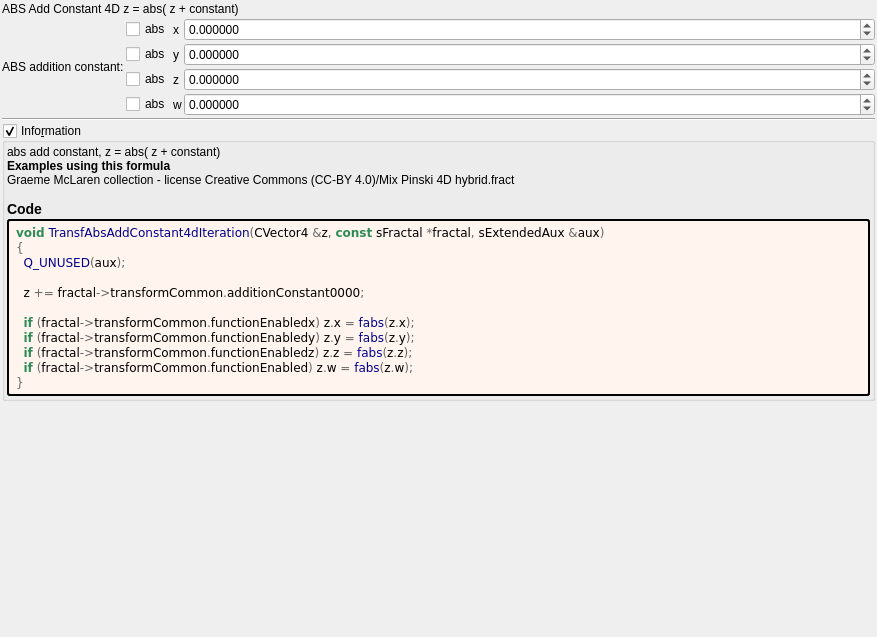
<?xml version="1.0" encoding="UTF-8"?>
<ui version="4.0">
 <class>transf_abs_add_constant4d</class>
 <widget class="QWidget" name="Form">
  <property name="geometry">
   <rect>
    <x>0</x>
    <y>0</y>
    <width>877</width>
    <height>637</height>
   </rect>
  </property>
  <property name="windowTitle">
   <string notr="true">transf_abs_add_constant4d</string>
  </property>
  <layout class="QVBoxLayout" name="verticalLayout">
   <property name="spacing">
    <number>2</number>
   </property>
   <property name="leftMargin">
    <number>2</number>
   </property>
   <property name="topMargin">
    <number>2</number>
   </property>
   <property name="rightMargin">
    <number>2</number>
   </property>
   <property name="bottomMargin">
    <number>2</number>
   </property>
   <item>
    <widget class="QLabel" name="label_27">
     <property name="text">
      <string>ABS Add Constant 4D z = abs( z + constant)</string>
     </property>
    </widget>
   </item>
   <item>
    <layout class="QGridLayout" name="gridLayout_4" columnstretch="0,0,0,1">
     <property name="spacing">
      <number>2</number>
     </property>
     <item row="2" column="3">
      <widget class="MyDoubleSpinBox" name="spinbox4_transf_addition_constant_0000_z">
       <property name="enabled">
        <bool>true</bool>
       </property>
       <property name="sizePolicy">
        <sizepolicy hsizetype="Minimum" vsizetype="Maximum">
         <horstretch>0</horstretch>
         <verstretch>0</verstretch>
        </sizepolicy>
       </property>
       <property name="decimals">
        <number>6</number>
       </property>
       <property name="minimum">
        <double>-99.989999999999995</double>
       </property>
       <property name="maximum">
        <double>99.989999999999995</double>
       </property>
       <property name="singleStep">
        <double>0.100000000000000</double>
       </property>
      </widget>
     </item>
     <item row="2" column="1">
      <widget class="QCheckBox" name="checkBox_transf_function_enabledz">
       <property name="text">
        <string notr="true">abs</string>
       </property>
      </widget>
     </item>
     <item row="3" column="3">
      <widget class="MyDoubleSpinBox" name="spinbox4_transf_addition_constant_0000_w">
       <property name="enabled">
        <bool>true</bool>
       </property>
       <property name="sizePolicy">
        <sizepolicy hsizetype="Minimum" vsizetype="Maximum">
         <horstretch>0</horstretch>
         <verstretch>0</verstretch>
        </sizepolicy>
       </property>
       <property name="decimals">
        <number>6</number>
       </property>
       <property name="minimum">
        <double>-99.989999999999995</double>
       </property>
       <property name="maximum">
        <double>99.989999999999995</double>
       </property>
       <property name="singleStep">
        <double>0.100000000000000</double>
       </property>
      </widget>
     </item>
     <item row="2" column="2">
      <widget class="QLabel" name="label_24">
       <property name="text">
        <string notr="true">z</string>
       </property>
      </widget>
     </item>
     <item row="1" column="2">
      <widget class="QLabel" name="label_25">
       <property name="text">
        <string notr="true">y</string>
       </property>
      </widget>
     </item>
     <item row="3" column="2">
      <widget class="QLabel" name="label_26">
       <property name="text">
        <string notr="true">w</string>
       </property>
      </widget>
     </item>
     <item row="1" column="3">
      <widget class="MyDoubleSpinBox" name="spinbox4_transf_addition_constant_0000_y">
       <property name="enabled">
        <bool>true</bool>
       </property>
       <property name="sizePolicy">
        <sizepolicy hsizetype="Minimum" vsizetype="Maximum">
         <horstretch>0</horstretch>
         <verstretch>0</verstretch>
        </sizepolicy>
       </property>
       <property name="decimals">
        <number>6</number>
       </property>
       <property name="minimum">
        <double>-99.989999999999995</double>
       </property>
       <property name="maximum">
        <double>99.989999999999995</double>
       </property>
       <property name="singleStep">
        <double>0.100000000000000</double>
       </property>
      </widget>
     </item>
     <item row="0" column="1">
      <widget class="QCheckBox" name="checkBox_transf_function_enabledx">
       <property name="text">
        <string notr="true">abs</string>
       </property>
      </widget>
     </item>
     <item row="0" column="2">
      <widget class="QLabel" name="label_22">
       <property name="text">
        <string notr="true">x</string>
       </property>
      </widget>
     </item>
     <item row="1" column="1">
      <widget class="QCheckBox" name="checkBox_transf_function_enabledy">
       <property name="text">
        <string notr="true">abs</string>
       </property>
      </widget>
     </item>
     <item row="3" column="1">
      <widget class="QCheckBox" name="checkBox_transf_function_enabled">
       <property name="text">
        <string notr="true">abs</string>
       </property>
      </widget>
     </item>
     <item row="0" column="3">
      <widget class="MyDoubleSpinBox" name="spinbox4_transf_addition_constant_0000_x">
       <property name="enabled">
        <bool>true</bool>
       </property>
       <property name="sizePolicy">
        <sizepolicy hsizetype="Minimum" vsizetype="Maximum">
         <horstretch>0</horstretch>
         <verstretch>0</verstretch>
        </sizepolicy>
       </property>
       <property name="prefix">
        <string/>
       </property>
       <property name="decimals">
        <number>6</number>
       </property>
       <property name="minimum">
        <double>-99.989999999999995</double>
       </property>
       <property name="singleStep">
        <double>0.100000000000000</double>
       </property>
      </widget>
     </item>
     <item row="0" column="0" rowspan="4">
      <widget class="QLabel" name="label_23">
       <property name="text">
        <string>ABS addition constant:</string>
       </property>
       <property name="wordWrap">
        <bool>true</bool>
       </property>
      </widget>
     </item>
    </layout>
   </item>
   <item>
    <widget class="Line" name="line_6">
     <property name="orientation">
      <enum>Qt::Horizontal</enum>
     </property>
    </widget>
   </item>
   <item>
    <widget class="MyGroupBox" name="groupCheck_info">
     <property name="title">
      <string>Info&amp;rmation</string>
     </property>
     <property name="flat">
      <bool>false</bool>
     </property>
     <property name="checkable">
      <bool>true</bool>
     </property>
     <layout class="QVBoxLayout" name="verticalLayout_2">
      <property name="spacing">
       <number>2</number>
      </property>
      <property name="leftMargin">
       <number>2</number>
      </property>
      <property name="topMargin">
       <number>2</number>
      </property>
      <property name="rightMargin">
       <number>2</number>
      </property>
      <property name="bottomMargin">
       <number>2</number>
      </property>
      <item>
       <widget class="QLabel" name="label_information_general">
        <property name="text">
         <string notr="true">&lt;p&gt;abs add  constant,  z = abs( z + constant)&lt;/p&gt;&lt;table&gt;
&lt;/table&gt;
&lt;br&gt;&lt;b&gt;Examples using this formula&lt;/b&gt;&lt;br&gt;Graeme McLaren  collection - license Creative Commons  (CC-BY 4.0)/Mix Pinski 4D hybrid.fract&lt;h3&gt;Code&lt;/h3&gt;</string>
        </property>
        <property name="wordWrap">
         <bool>true</bool>
        </property>
        <property name="openExternalLinks">
         <bool>true</bool>
        </property>
        <property name="textInteractionFlags">
         <set>Qt::LinksAccessibleByMouse|Qt::TextSelectableByMouse</set>
        </property>
       </widget>
      </item>
      <item>
       <widget class="QLabel" name="label_code_content">
        <property name="styleSheet">
         <string notr="true">border-style: outset; border-width: 2px; border-radius: 3px; border-color: black; background-color: #fff5ee; padding: 4px;</string>
        </property>
        <property name="text">
         <string notr="true">&lt;body style=&quot;background-color:#fff5ee&quot;&gt;
&lt;pre style=&quot;color:#000000; background-color:#fff5ee;  font-family:'Courier New',monospace;&quot;&gt;&lt;span style=&quot;color:#2e8b57; font-weight:bold&quot;&gt;void&lt;/span&gt; &lt;span style=&quot;color:#00008f&quot;&gt;TransfAbsAddConstant4dIteration&lt;/span&gt;&lt;span style=&quot;color:#676767&quot;&gt;(&lt;/span&gt;CVector4 &lt;span style=&quot;color:#676767&quot;&gt;&amp;amp;&lt;/span&gt;z&lt;span style=&quot;color:#676767&quot;&gt;,&lt;/span&gt; &lt;span style=&quot;color:#2e8b57; font-weight:bold&quot;&gt;const&lt;/span&gt; sFractal &lt;span style=&quot;color:#676767&quot;&gt;*&lt;/span&gt;fractal&lt;span style=&quot;color:#676767&quot;&gt;,&lt;/span&gt; sExtendedAux &lt;span style=&quot;color:#676767&quot;&gt;&amp;amp;&lt;/span&gt;aux&lt;span style=&quot;color:#676767&quot;&gt;)&lt;/span&gt;
&lt;span style=&quot;color:#676767&quot;&gt;{&lt;/span&gt;
  &lt;span style=&quot;color:#00008f&quot;&gt;Q_UNUSED&lt;/span&gt;&lt;span style=&quot;color:#676767&quot;&gt;(&lt;/span&gt;aux&lt;span style=&quot;color:#676767&quot;&gt;);&lt;/span&gt;

  z &lt;span style=&quot;color:#676767&quot;&gt;+=&lt;/span&gt; fractal&lt;span style=&quot;color:#676767&quot;&gt;-&amp;gt;&lt;/span&gt;transformCommon&lt;span style=&quot;color:#676767&quot;&gt;.&lt;/span&gt;additionConstant0000&lt;span style=&quot;color:#676767&quot;&gt;;&lt;/span&gt;

  &lt;span style=&quot;color:#2e8b57; font-weight:bold&quot;&gt;if&lt;/span&gt; &lt;span style=&quot;color:#676767&quot;&gt;(&lt;/span&gt;fractal&lt;span style=&quot;color:#676767&quot;&gt;-&amp;gt;&lt;/span&gt;transformCommon&lt;span style=&quot;color:#676767&quot;&gt;.&lt;/span&gt;functionEnabledx&lt;span style=&quot;color:#676767&quot;&gt;)&lt;/span&gt; z&lt;span style=&quot;color:#676767&quot;&gt;.&lt;/span&gt;x &lt;span style=&quot;color:#676767&quot;&gt;=&lt;/span&gt; &lt;span style=&quot;color:#00008f&quot;&gt;fabs&lt;/span&gt;&lt;span style=&quot;color:#676767&quot;&gt;(&lt;/span&gt;z&lt;span style=&quot;color:#676767&quot;&gt;.&lt;/span&gt;x&lt;span style=&quot;color:#676767&quot;&gt;);&lt;/span&gt;
  &lt;span style=&quot;color:#2e8b57; font-weight:bold&quot;&gt;if&lt;/span&gt; &lt;span style=&quot;color:#676767&quot;&gt;(&lt;/span&gt;fractal&lt;span style=&quot;color:#676767&quot;&gt;-&amp;gt;&lt;/span&gt;transformCommon&lt;span style=&quot;color:#676767&quot;&gt;.&lt;/span&gt;functionEnabledy&lt;span style=&quot;color:#676767&quot;&gt;)&lt;/span&gt; z&lt;span style=&quot;color:#676767&quot;&gt;.&lt;/span&gt;y &lt;span style=&quot;color:#676767&quot;&gt;=&lt;/span&gt; &lt;span style=&quot;color:#00008f&quot;&gt;fabs&lt;/span&gt;&lt;span style=&quot;color:#676767&quot;&gt;(&lt;/span&gt;z&lt;span style=&quot;color:#676767&quot;&gt;.&lt;/span&gt;y&lt;span style=&quot;color:#676767&quot;&gt;);&lt;/span&gt;
  &lt;span style=&quot;color:#2e8b57; font-weight:bold&quot;&gt;if&lt;/span&gt; &lt;span style=&quot;color:#676767&quot;&gt;(&lt;/span&gt;fractal&lt;span style=&quot;color:#676767&quot;&gt;-&amp;gt;&lt;/span&gt;transformCommon&lt;span style=&quot;color:#676767&quot;&gt;.&lt;/span&gt;functionEnabledz&lt;span style=&quot;color:#676767&quot;&gt;)&lt;/span&gt; z&lt;span style=&quot;color:#676767&quot;&gt;.&lt;/span&gt;z &lt;span style=&quot;color:#676767&quot;&gt;=&lt;/span&gt; &lt;span style=&quot;color:#00008f&quot;&gt;fabs&lt;/span&gt;&lt;span style=&quot;color:#676767&quot;&gt;(&lt;/span&gt;z&lt;span style=&quot;color:#676767&quot;&gt;.&lt;/span&gt;z&lt;span style=&quot;color:#676767&quot;&gt;);&lt;/span&gt;
  &lt;span style=&quot;color:#2e8b57; font-weight:bold&quot;&gt;if&lt;/span&gt; &lt;span style=&quot;color:#676767&quot;&gt;(&lt;/span&gt;fractal&lt;span style=&quot;color:#676767&quot;&gt;-&amp;gt;&lt;/span&gt;transformCommon&lt;span style=&quot;color:#676767&quot;&gt;.&lt;/span&gt;functionEnabled&lt;span style=&quot;color:#676767&quot;&gt;)&lt;/span&gt; z&lt;span style=&quot;color:#676767&quot;&gt;.&lt;/span&gt;w &lt;span style=&quot;color:#676767&quot;&gt;=&lt;/span&gt; &lt;span style=&quot;color:#00008f&quot;&gt;fabs&lt;/span&gt;&lt;span style=&quot;color:#676767&quot;&gt;(&lt;/span&gt;z&lt;span style=&quot;color:#676767&quot;&gt;.&lt;/span&gt;w&lt;span style=&quot;color:#676767&quot;&gt;);&lt;/span&gt;
&lt;span style=&quot;color:#676767&quot;&gt;}&lt;/span&gt;
&lt;/pre&gt;
&lt;/body&gt;</string>
        </property>
        <property name="wordWrap">
         <bool>true</bool>
        </property>
        <property name="openExternalLinks">
         <bool>true</bool>
        </property>
        <property name="textInteractionFlags">
         <set>Qt::LinksAccessibleByMouse|Qt::TextSelectableByMouse</set>
        </property>
       </widget>
      </item>
     </layout>
    </widget>
   </item>
   <item>
    <spacer name="verticalSpacer">
     <property name="orientation">
      <enum>Qt::Vertical</enum>
     </property>
     <property name="sizeHint" stdset="0">
      <size>
       <width>20</width>
       <height>40</height>
      </size>
     </property>
    </spacer>
   </item>
  </layout>
 </widget>
 <customwidgets>
  <customwidget>
   <class>MyDoubleSpinBox</class>
   <extends>QDoubleSpinBox</extends>
   <header>my_double_spin_box.h</header>
  </customwidget>
  <customwidget>
   <class>MyGroupBox</class>
   <extends>QGroupBox</extends>
   <header>my_group_box.h</header>
   <container>1</container>
  </customwidget>
 </customwidgets>
 <tabstops>
  <tabstop>checkBox_transf_function_enabledx</tabstop>
  <tabstop>spinbox4_transf_addition_constant_0000_x</tabstop>
  <tabstop>checkBox_transf_function_enabledy</tabstop>
  <tabstop>spinbox4_transf_addition_constant_0000_y</tabstop>
  <tabstop>checkBox_transf_function_enabledz</tabstop>
  <tabstop>spinbox4_transf_addition_constant_0000_z</tabstop>
  <tabstop>checkBox_transf_function_enabled</tabstop>
  <tabstop>spinbox4_transf_addition_constant_0000_w</tabstop>
  <tabstop>groupCheck_info</tabstop>
 </tabstops>
 <resources/>
 <connections/>
</ui>
